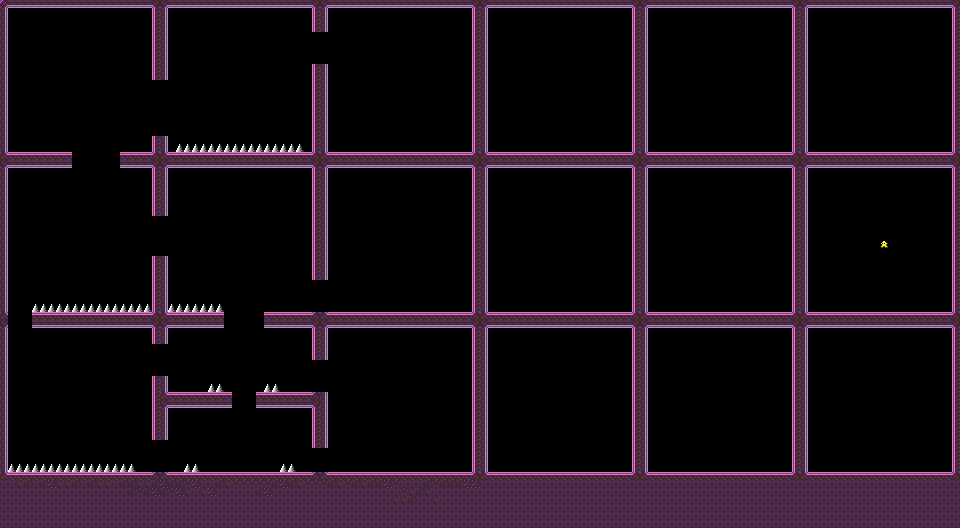

The image is a tile-based game level rendered from a .tmx file. Its description and source (layers, tilesets, objects; grid data summarised) follow:
An orthogonal 120x66 tile map with 8x8 px tiles, 1 tile layer (Tile Layer 1) and 56 objects.

<map version="1.10" tiledversion="1.10.2" orientation="orthogonal" renderorder="right-down" width="120" height="66" tilewidth="8" tileheight="8" infinite="0" nextlayerid="3" nextobjectid="57">
 <tileset firstgid="1" source="purple.tsx" />
 <layer id="1" name="Tile Layer 1" width="120" height="66">
  <data>[7920 cells, 2083 non-empty, 16 distinct tile ids]</data>
 </layer>
 <objectgroup id="2" name="stuffy">
  <object id="1" gid="129" x="192" y="128" width="8" height="8" />
  <object id="2" gid="129" x="200" y="128" width="8" height="8" />
  <object id="3" gid="129" x="208" y="128" width="8" height="8" />
  <object id="4" gid="129" x="216" y="128" width="8" height="8" />
  <object id="5" gid="129" x="224" y="128" width="8" height="8" />
  <object id="6" gid="129" x="248" y="104" width="8" height="8" />
  <object id="7" gid="129" x="256" y="104" width="8" height="8" />
  <object id="8" gid="129" x="264" y="104" width="8" height="8" />
  <object id="9" gid="129" x="272" y="104" width="8" height="8" />
  <object id="10" gid="129" x="280" y="104" width="8" height="8" />
  <object id="11" gid="129" x="288" y="72" width="8" height="8" />
  <object id="12" gid="129" x="296" y="72" width="8" height="8" />
  <object id="13" gid="129" x="304" y="72" width="8" height="8" />
  <object id="14" gid="129" x="80" y="264" width="8" height="8" />
  <object id="15" gid="129" x="88" y="264" width="8" height="8" />
  <object id="16" gid="129" x="112" y="264" width="8" height="8" />
  <object id="17" gid="129" x="104" y="264" width="8" height="8" />
  <object id="18" gid="129" x="96" y="264" width="8" height="8" />
  <object id="19" gid="129" x="248" y="320" width="8" height="8" />
  <object id="20" gid="129" x="256" y="320" width="8" height="8" />
  <object id="21" gid="129" x="240" y="320" width="8" height="8" />
  <object id="22" gid="129" x="232" y="320" width="8" height="8" />
  <object id="23" gid="129" x="224" y="320" width="8" height="8" />
  <object id="24" gid="129" x="232" y="400" width="8" height="8" />
  <object id="25" gid="129" x="240" y="400" width="8" height="8" />
  <object id="26" gid="129" x="248" y="400" width="8" height="8" />
  <object id="27" gid="129" x="144" y="384" width="8" height="8" />
  <object id="28" gid="129" x="136" y="384" width="8" height="8" />
  <object id="29" gid="129" x="128" y="384" width="8" height="8" />
  <object id="30" gid="129" x="120" y="384" width="8" height="8" />
  <object id="31" gid="129" x="112" y="384" width="8" height="8" />
  <object id="32" gid="129" x="104" y="384" width="8" height="8" />
  <object id="33" gid="129" x="96" y="384" width="8" height="8" />
  <object id="34" gid="129" x="88" y="384" width="8" height="8" />
  <object id="35" gid="129" x="80" y="384" width="8" height="8" />
  <object id="36" gid="129" x="72" y="384" width="8" height="8" />
  <object id="37" gid="129" x="64" y="384" width="8" height="8" />
  <object id="38" gid="129" x="56" y="384" width="8" height="8" />
  <object id="39" gid="129" x="48" y="384" width="8" height="8" />
  <object id="40" gid="129" x="40" y="384" width="8" height="8" />
  <object id="41" gid="129" x="32" y="384" width="8" height="8" />
  <object id="42" gid="129" x="24" y="384" width="8" height="8" />
  <object id="43" gid="129" x="8" y="384" width="8" height="8" />
  <object id="44" gid="129" x="16" y="384" width="8" height="8" />
  <object id="45" gid="130" x="232" y="472" width="8" height="8">
   <properties>
    <property name="distance" type="int" value="19" />
   </properties>
  </object>
  <object id="46" gid="130" x="240" y="472" width="8" height="8">
   <properties>
    <property name="distance" type="int" value="19" />
   </properties>
  </object>
  <object id="47" gid="130" x="248" y="472" width="8" height="8">
   <properties>
    <property name="distance" type="int" value="19" />
   </properties>
  </object>
  <object id="48" gid="129" x="184" y="264" width="8" height="8" />
  <object id="49" gid="129" x="192" y="264" width="8" height="8" />
  <object id="50" gid="129" x="208" y="264" width="8" height="8" />
  <object id="51" gid="129" x="200" y="264" width="8" height="8" />
  <object id="52" gid="129" x="216" y="264" width="8" height="8" />
  <object id="53" gid="129" x="224" y="264" width="8" height="8" />
  <object id="54" gid="129" x="232" y="264" width="8" height="8" />
  <object id="55" gid="129" x="176" y="264" width="8" height="8" />
  <object id="56" gid="129" x="168" y="264" width="8" height="8" />
 </objectgroup>
</map>
